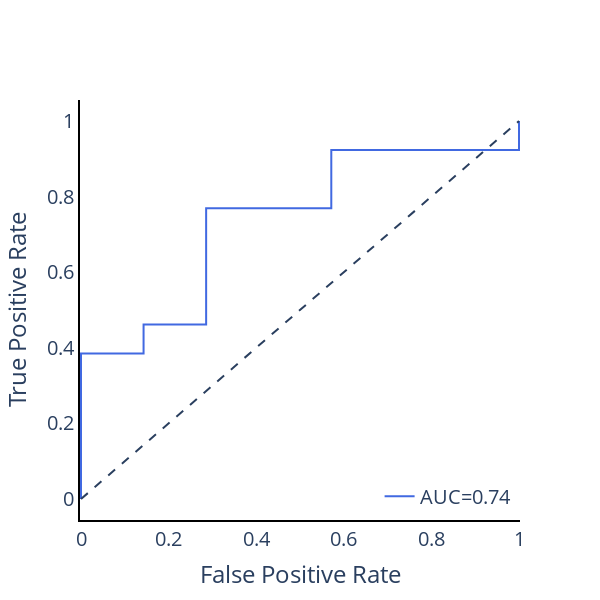

This figure's notebook cell:
### Code cell
from autorad.utils import io
from autorad.visualization import plotly_utils
from autorad.training.infer import Inferrer

best_params = io.load_json(result_dir / "best_params.json")
inferrer = Inferrer(params=best_params, result_dir=result_dir)
inferrer.fit_eval(feature_dataset, result_name="test")

results = pd.read_csv(result_dir / "test.csv")
plotly_utils.plot_roc_curve(results.y_true, results.y_pred_proba)

### Figure 1 — Plotly figure (JSON) as saved in the notebook; plotly's stock layout.template omitted (floating-point values rounded to 4 significant figures)
{"data": [{"line": {"color": "royalblue", "width": 2}, "mode": "lines", "name": "AUC=0.74", "type": "scatter", "x": [0, 0, 0, 0.1429, 0.1429, 0.2857, 0.2857, 0.5714, 0.5714, 1, 1], "y": [0, 0.07692, 0.3846, 0.3846, 0.4615, 0.4615, 0.7692, 0.7692, 0.9231, 0.9231, 1]}], "layout": {"font": {"size": 20}, "height": 600, "legend": {"x": 0.99, "xanchor": "right", "y": 0.01, "yanchor": "bottom"}, "plot_bgcolor": "rgba(0, 0, 0, 0)", "shapes": [{"line": {"dash": "dash"}, "type": "line", "x0": 0, "x1": 1, "y0": 0, "y1": 1}], "showlegend": true, "width": 600, "xaxis": {"linecolor": "black", "linewidth": 2, "showgrid": true, "showline": true, "title": {"text": "False Positive Rate"}}, "yaxis": {"linecolor": "black", "linewidth": 2, "showgrid": false, "showline": true, "title": {"text": "True Positive Rate"}}}}
